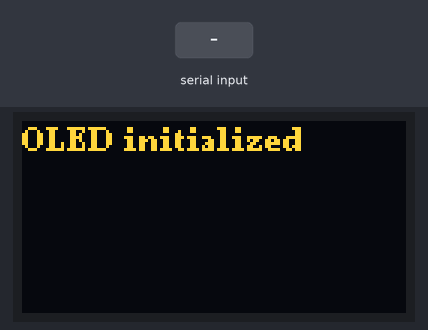
A sketch run on a simulated Arduino Uno, built with avr-gcc and run on an emulated ATmega328P. Shown: 128×64 one-colour display. Inputs (shaded band) come from the test bench. The OLED is the two-colour kind (top 16 rows yellow).

Above: at 1.2 s.
1.3 s: "CPU:" received over Serial
At 2.3 s:
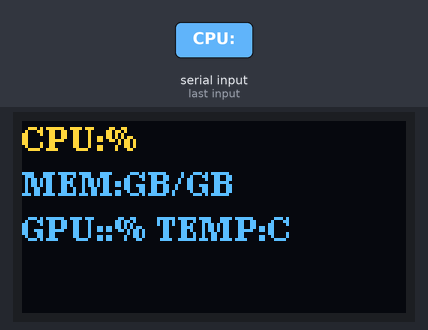
3.2 s: ",MEM:" received over Serial
At 4.2 s:
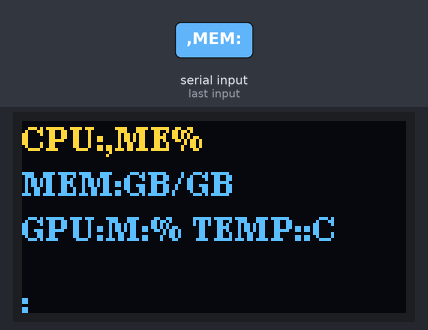
5.2 s: "MEM_RAW:" received over Serial
At 6.9 s:
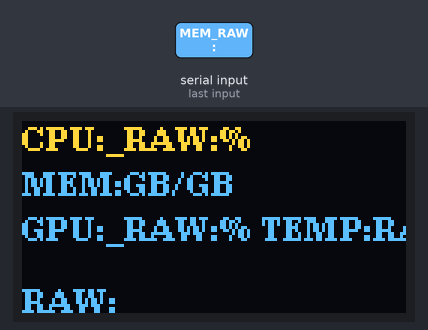
7.2 s: ",MEM_TOTAL:" received over Serial
At 8.6 s:
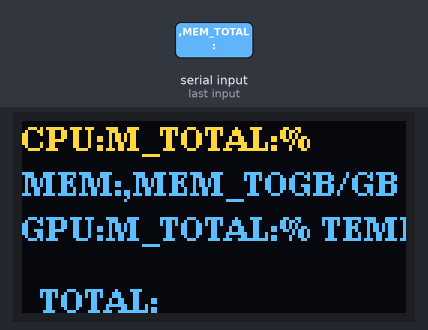
Timing chart, 0 to 10.2 s (numbered marks = the images above; inputs shaded):
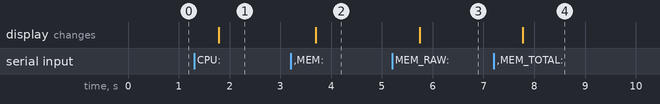

The sketch:

arduino.ino
```cpp
#include <Wire.h>
#include <U8g2lib.h>

// Define the I2C pins for the OLED display with screen resolution 128x64
U8G2_SH1106_128X64_NONAME_F_SW_I2C u8g2(U8G2_R0, /* clock=*/SCL, /* data=*/SDA, /* reset=*/U8X8_PIN_NONE);

void setup()
{
    Serial.begin(9600);
    Serial.setTimeout(400);
    u8g2.begin();
    u8g2.clearBuffer();
    u8g2.setFont(u8g2_font_ncenB08_tr);
    u8g2.drawStr(0, 10, "OLED initialized");
    u8g2.sendBuffer();
}

void loop()
{
    u8g2.print("Waiting for data...");
    if (Serial.available())
    {
        String data = Serial.readString(); // Read the serial data

        // Extract CPU, Memory, GPU, and Temperature information from the serial data
        String cpuInfo = data.substring(data.indexOf("CPU:") + 4, data.indexOf(",MEM:"));
        String memInfo = data.substring(data.indexOf("MEM_RAW:") + 8, data.indexOf(",MEM_TOTAL:"));
        String memTotalInfo = data.substring(data.indexOf("MEM_TOTAL:") + 10, data.indexOf(",GPU:"));
        String gpuInfo = data.substring(data.indexOf("GPU:") + 4, data.indexOf(",TEMP:"));
        String tempInfo = data.substring(data.indexOf("TEMP:") + 5, data.indexOf(",TIME:"));
        String timeInfo = data.substring(data.indexOf("TIME:") + 5);

        // Display CPU, Memory, GPU, and Temperature information on the OLED screen
        u8g2.clearBuffer();
        u8g2.setCursor(0, 10);
        u8g2.print("CPU:" + cpuInfo + "%");
        u8g2.setCursor(0, 25);
        u8g2.print("MEM:" + memInfo + "GB/" + memTotalInfo + "GB");
        u8g2.setCursor(0, 40);
        u8g2.print("GPU:" + gpuInfo + "%" + " TEMP:" + tempInfo + "°C");
        u8g2.setCursor(0, 64);
        u8g2.print(timeInfo);
        u8g2.sendBuffer();
    }
}
```

Measured:
- after the input at 1.3 s, the display: changes after 0.49 s (image 1)
- after the input at 3.2 s, the display: changes after 0.50 s (image 2)
- after the input at 5.2 s, the display: changes after 0.54 s (image 3)
- after the input at 7.2 s, the display: changes after 0.57 s (image 4)
